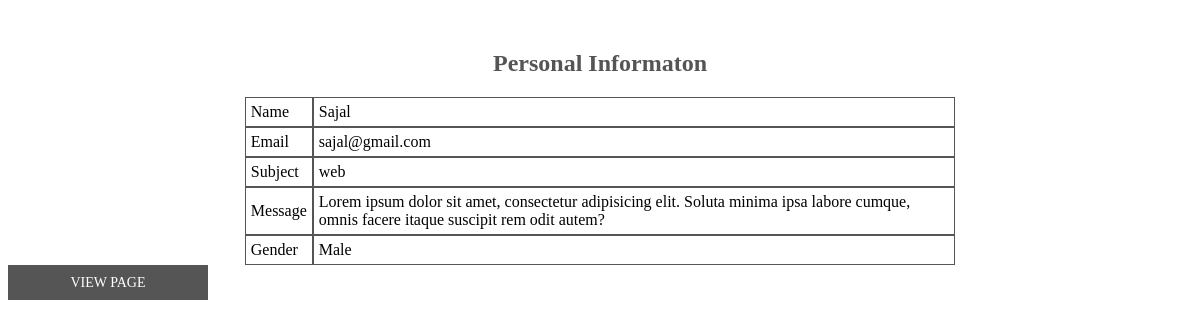
The page /viewpersonal.php?v=1 on the database its author committed.
### tables this page shows
CREATE TABLE `u_con` (
  `id` int(11) NOT NULL,
  `name` varchar(20) DEFAULT NULL,
  `email` varchar(30) DEFAULT NULL,
  `subject` text,
  `messege` varchar(200) DEFAULT NULL,
  `gen_id` int(11) NOT NULL
);

CREATE TABLE `gender` (
  `gen_id` int(11) NOT NULL,
  `gen_name` varchar(6) NOT NULL
);

### viewpersonal.php (the view, shortened to what this page needs)
<?php
	require_once('db.php');
	$id=$_GET['v'];
	$take= "SELECT * FROM u_con natural join gender WHERE id='$id' ";
	$alldata=mysqli_query($CON,$take);
	$row=mysqli_fetch_assoc($alldata);
?>
	<!DOCTYPE html>
	<html lang="en">
	<head>
	</head>
	<body>
		<h2 class="title">Personal Informaton</h2>
		<table width="60%" class="table" cellpadding="0" cellspacing="0">
			<tr>
				<td>Name</td>
				<td><?php echo $row['name'];?></td>
			</tr>
			<tr>
				<td>Email</td>
				<td><?php echo $row['email'];?></td>
			</tr>
			<tr>
				<td>Subject</td>
				<td><?php echo $row['subject'];?></td>
			</tr>
			<tr>
				<td>Message</td>
				<td><?php echo $row['messege'];?></td>
			</tr>
			<tr>
				<td>Gender</td>
				<td><?php echo $row['gen_name'];?></td>
			</tr>
		</table>
		<a href="view.php" class="btn">view page</a>
	</body>
	</html>

### viewpersonal.php (style rules this page uses)
.table { margin: 0 auto; }
.table th, .table td { border:1px solid #555; padding: 5px; }
.title { text-align: center; color: #555; display: block; margin: 50px 0 20px 0; }
.btn { text-align: center; display: inline-block; width: 200px; line-height: 35px; background: #555; color: #fff; text-decoration: none; font-size: 14px; text-transform: uppercase; border: none; }

### rows shown on the page
u_con: name "Sajal", email "sajal@gmail.com", subject "web", messege "Lorem ipsum dolor sit amet, consectetur adipisicing elit. Soluta minima ipsa labore cumque, omnis facere itaque suscipit rem odit autem?", gen.gen_name "Male"
